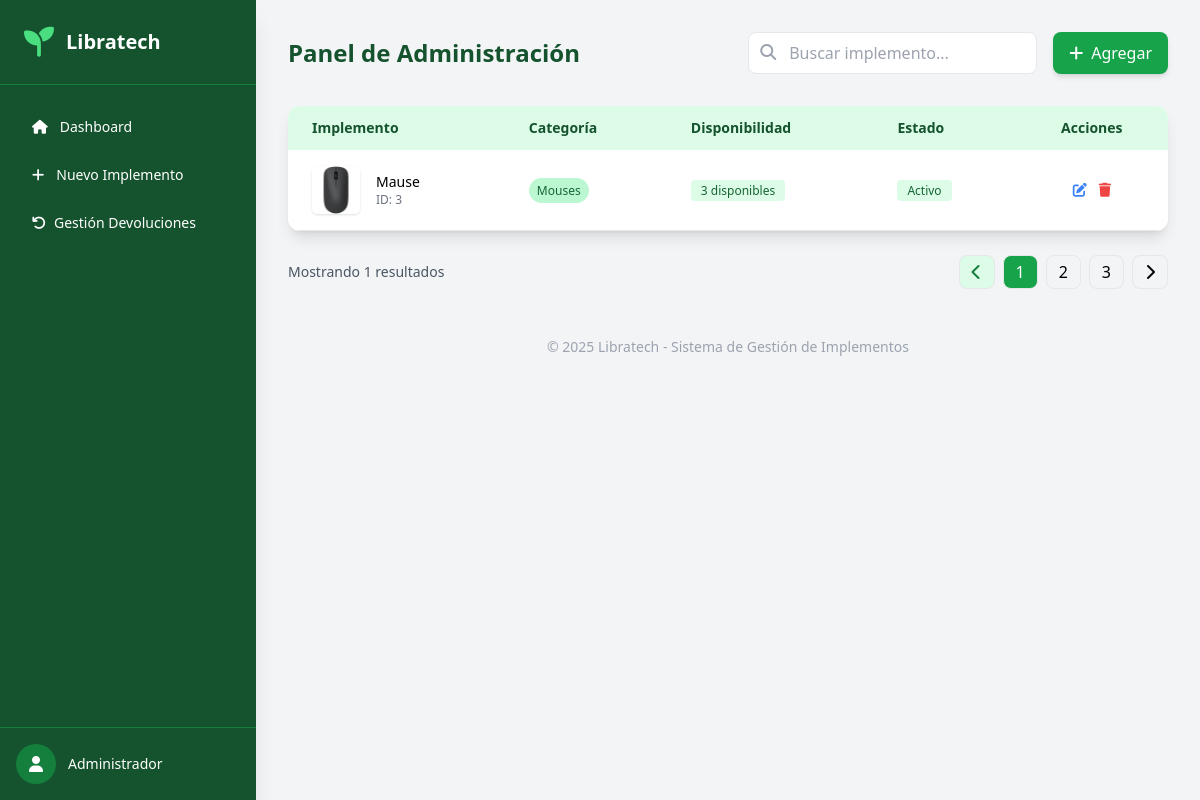
/admin/admin/catalogo, run on the app's committed database.
### tables this page shows
CREATE TABLE catalogo (
                id INTEGER PRIMARY KEY AUTOINCREMENT,
                implemento TEXT NOT NULL,
                descripcion TEXT NOT NULL,
                disponibilidad INTEGER NOT NULL,
                imagen_url TEXT,
                categoria TEXT,
                created_at TIMESTAMP DEFAULT CURRENT_TIMESTAMP
            );

### routes/admin.py (the view)
@admin_bp.route('/admin/catalogo')
def ver_catalogo():
    conn = get_db_connection()
    implementos = conn.execute('SELECT * FROM catalogo ORDER BY id DESC').fetchall()
    conn.close()
    return render_template('admin/panel_administrador.html', implementos=implementos)

### app.py (called while the page is built)
@app.context_processor
def inject_user():
    return dict(
        current_user={
            'id': session.get('user_id'),
            'nombre': session.get('user_nombre'),
            'email': session.get('user_email'),
            'is_authenticated': 'user_id' in session
        }
    )

### utils/db.py (called while the page is built)
def get_db_connection():
    conn = sqlite3.connect('models/database.db')
    conn.row_factory = sqlite3.Row
    return conn

### templates/admin/panel_administrador.html (shortened to what this page needs)
<!DOCTYPE html>
<html lang="es">
<head>
  <script src="https://cdn.tailwindcss.com"></script>
  <link rel="stylesheet" href="https://cdnjs.cloudflare.com/ajax/libs/font-awesome/6.4.0/css/all.min.css">
</head>
<body class="bg-gray-100 flex min-h-screen">
  <aside class="w-64 bg-green-900 text-white flex flex-col fixed h-full shadow-xl">
    <div class="p-6 flex items-center space-x-3 border-b border-green-700">
      <i class="fas fa-seedling text-3xl text-green-400"></i>
      <h2 class="text-xl font-bold">Libratech</h2>
    </div>
    <nav class="flex-1 px-4 py-6 space-y-3 text-sm font-medium">
      <a href="#" class="flex items-center px-4 py-2 rounded-lg hover:bg-green-700 transition">
        <i class="fas fa-home mr-3"></i> Dashboard
      </a>
      <a href="{{ url_for('admin.agregar_implemento') }}" class="flex items-center px-4 py-2 rounded-lg hover:bg-green-700 transition">
        <i class="fas fa-plus mr-3"></i> Nuevo Implemento
      </a>
      <a href="{{ url_for('admin.devolucion_prestamos') }}" class="flex items-center px-4 py-2 rounded-lg hover:bg-green-700 transition">
        <i class="fas fa-undo mr-2"></i> Gestión Devoluciones
      </a>
    </nav>
    <div class="p-4 border-t border-green-700 flex items-center space-x-3">
      <div class="w-10 h-10 bg-green-700 flex items-center justify-center rounded-full">
        <i class="fas fa-user"></i>
      </div>
      <span class="text-sm">Administrador</span>
    </div>
  </aside>
  <main class="flex-1 ml-64 p-8">
    <div class="flex justify-between items-center mb-8">
      <h1 class="text-2xl font-bold text-green-900">Panel de Administración</h1>
      <div class="flex space-x-4">
        <div class="relative hidden md:block">
          <input type="text" placeholder="Buscar implemento..." class="pl-10 pr-4 py-2 border rounded-lg focus:outline-none focus:ring-2 focus:ring-green-500">
          <i class="fas fa-search absolute left-3 top-3 text-gray-400"></i>
        </div>
        <a href="{{ url_for('admin.agregar_implemento') }}" class="px-4 py-2 bg-green-600 text-white rounded-lg hover:bg-green-700 flex items-center shadow-md">
          <i class="fas fa-plus mr-2"></i>Agregar
        </a>
      </div>
    </div>
    <div class="bg-white rounded-xl shadow-lg overflow-hidden">
      <table class="w-full text-sm">
        <thead class="bg-green-100 text-green-900">
          <tr>
            <th class="px-6 py-3 text-left">Implemento</th>
            <th class="px-6 py-3 text-left">Categoría</th>
            <th class="px-6 py-3 text-left">Disponibilidad</th>
            <th class="px-6 py-3 text-left">Estado</th>
            <th class="px-6 py-3 text-center">Acciones</th>
          </tr>
        </thead>
        <tbody>
          {% for implemento in implementos %}
          <tr class="border-b hover:bg-green-50 transition">
            <td class="px-6 py-4 flex items-center">
              {% if implemento['imagen_url'] %}
              <img src="{{ url_for('static', filename='uploads/' + implemento['imagen_url']) }}" alt="{{ implemento['implemento'] }}" class="w-12 h-12 rounded-md object-cover mr-4 shadow">
              {% else %}
              <div class="w-12 h-12 rounded-md bg-gray-100 flex items-center justify-center mr-4">
                <i class="fas fa-box text-gray-400"></i>
              </div>
              {% endif %}
              <div>
                <p class="font-medium">{{ implemento['implemento'] }}</p>
                <p class="text-xs text-gray-500">ID: {{ implemento['id'] }}</p>
              </div>
            </td>
            <td class="px-6 py-4">
              <span class="px-2 py-1 bg-green-200 text-green-800 text-xs font-medium rounded-full capitalize">
                {{ implemento['categoria'] }}
              </span>
            </td>
            <td class="px-6 py-4">
              {% if implemento['disponibilidad'] > 0 %}
              <span class="bg-green-100 text-green-800 text-xs font-medium px-2.5 py-0.5 rounded">
                {{ implemento['disponibilidad'] }} disponibles
              </span>
              {% else %}
              <span class="bg-red-100 text-red-800 text-xs font-medium px-2.5 py-0.5 rounded">
                Agotado
              </span>
              {% endif %}
            </td>
            <td class="px-6 py-4">
              <span class="bg-green-100 text-green-800 text-xs font-medium px-2.5 py-0.5 rounded">Activo</span>
            </td>
            <td class="px-6 py-4">
              <div class="flex justify-center space-x-3">
                <a href="{{ url_for('admin.editar_implemento', id=implemento['id']) }}" class="text-blue-500 hover:text-blue-700">
                  <i class="fas fa-edit"></i>
                </a>
                <form action="{{ url_for('admin.eliminar_implemento', id=implemento['id']) }}" method="POST" onsubmit="return confirm('¿Está seguro de que desea eliminar este implemento?');">
                  <button type="submit" class="text-red-500 hover:text-red-700">
                    <i class="fas fa-trash"></i>
                  </button>
                </form>
              </div>
            </td>
          </tr>
          {% endfor %}
        </tbody>
      </table>
    </div>
    {% if implementos %}
    <div class="flex justify-between items-center mt-6">
      <p class="text-gray-600 text-sm">Mostrando {{ implementos|length }} resultados</p>
      <div class="flex space-x-2">
        <button class="px-3 py-1 border rounded-lg bg-green-100 text-green-700">
          <i class="fas fa-chevron-left"></i>
        </button>
        <button class="px-3 py-1 border rounded-lg bg-green-600 text-white">1</button>
        <button class="px-3 py-1 border rounded-lg hover:bg-green-50">2</button>
        <button class="px-3 py-1 border rounded-lg hover:bg-green-50">3</button>
        <button class="px-3 py-1 border rounded-lg hover:bg-green-50">
          <i class="fas fa-chevron-right"></i>
        </button>
      </div>
    </div>
    {% endif %}
    <footer class="text-center text-gray-400 mt-12 text-sm">
      <p>© 2025 Libratech - Sistema de Gestión de Implementos</p>
    </footer>
  </main>
</body>
</html>

### data on the page
catalogo: imagen_url (picture), implemento "Mause", id "3", categoria "Mouses", disponibilidad "3"

### other printed values
{{ implementos|length }} "1"
